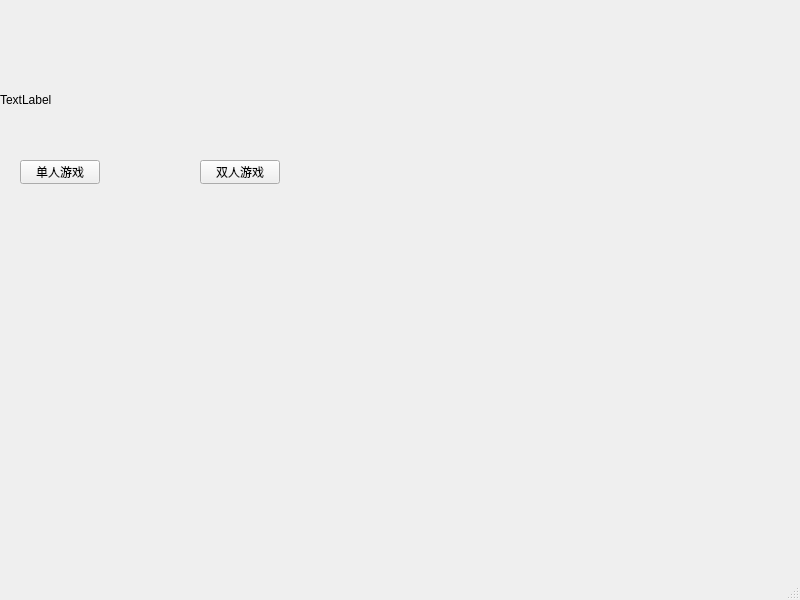
<?xml version="1.0" encoding="UTF-8"?>
<ui version="4.0">
 <class>MainWindow</class>
 <widget class="QMainWindow" name="MainWindow">
  <property name="geometry">
   <rect>
    <x>0</x>
    <y>0</y>
    <width>800</width>
    <height>600</height>
   </rect>
  </property>
  <property name="windowTitle">
   <string>MainWindow</string>
  </property>
  <widget class="QWidget" name="centralwidget">
   <widget class="QLabel" name="label">
    <property name="geometry">
     <rect>
      <x>0</x>
      <y>0</y>
      <width>300</width>
      <height>200</height>
     </rect>
    </property>
    <property name="text">
     <string>TextLabel</string>
    </property>
   </widget>
   <widget class="QPushButton" name="pushButton">
    <property name="geometry">
     <rect>
      <x>20</x>
      <y>160</y>
      <width>80</width>
      <height>24</height>
     </rect>
    </property>
    <property name="text">
     <string>单人游戏</string>
    </property>
   </widget>
   <widget class="QPushButton" name="pushButton_2">
    <property name="geometry">
     <rect>
      <x>200</x>
      <y>160</y>
      <width>80</width>
      <height>24</height>
     </rect>
    </property>
    <property name="text">
     <string>双人游戏</string>
    </property>
   </widget>
  </widget>
  <widget class="QMenuBar" name="menubar">
   <property name="geometry">
    <rect>
     <x>0</x>
     <y>0</y>
     <width>800</width>
     <height>21</height>
    </rect>
   </property>
  </widget>
  <widget class="QStatusBar" name="statusbar"/>
 </widget>
 <resources/>
 <connections/>
</ui>
